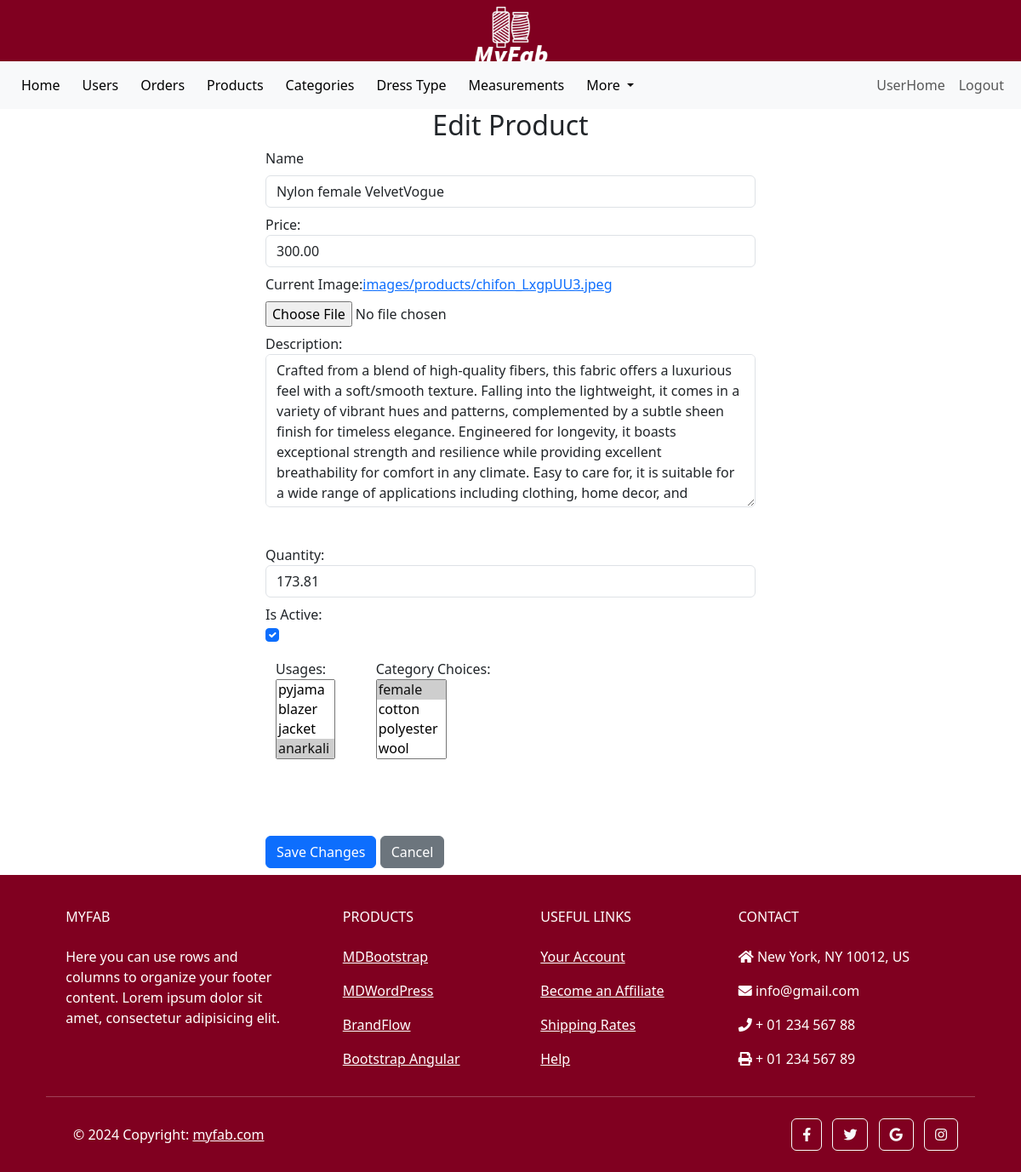
The page /custom_admin/products/9/edit/ (signed in) on the database as committed earlier.
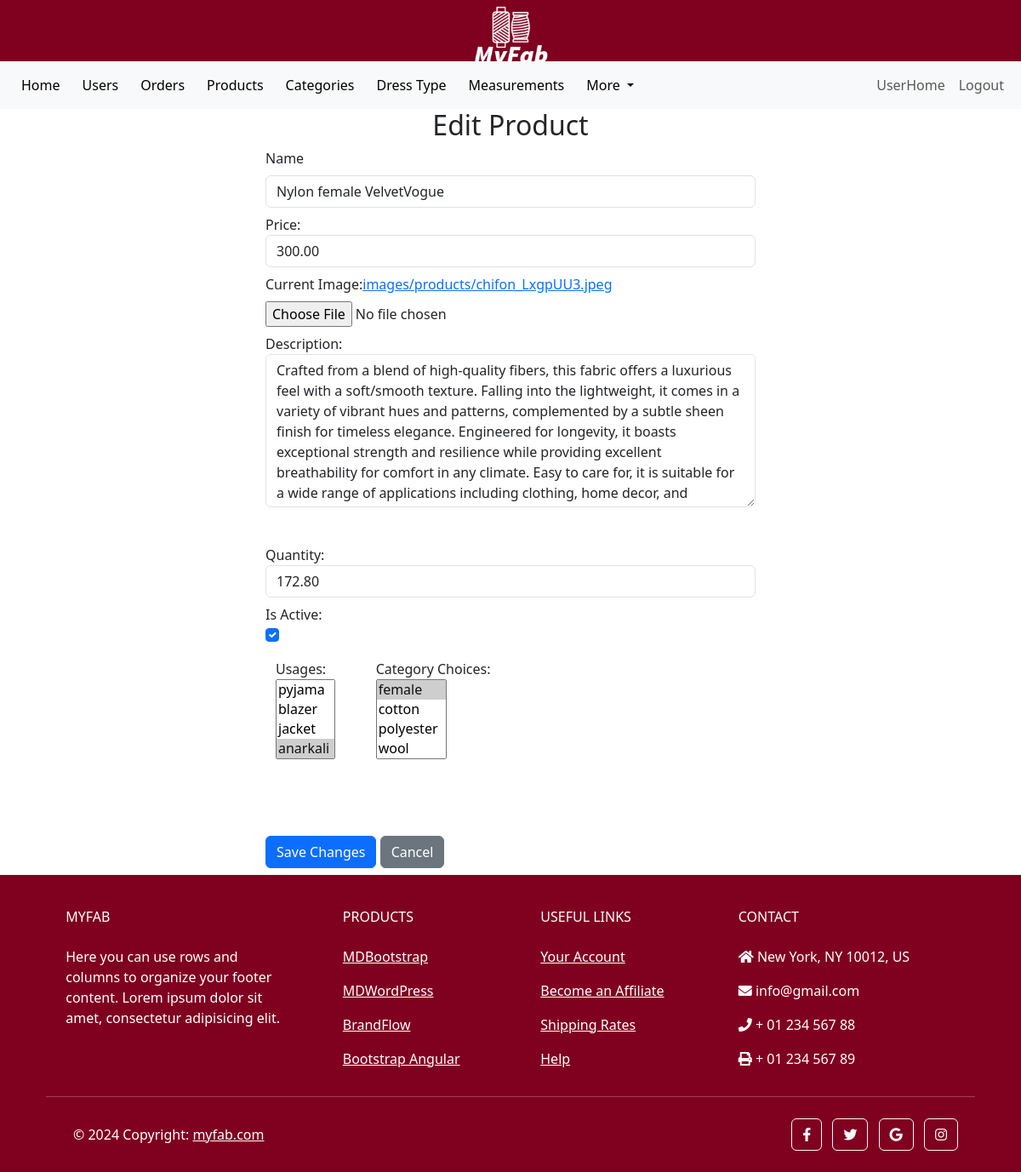
The same page on the database as committed later.
### main/models.py (models this page shows, shortened)
class Product(models.Model):
    name = models.CharField(max_length=255, unique=True, blank=False, null=False)
    price = models.DecimalField(max_digits=10, decimal_places=2, default=0, validators=[MinValueValidator(0)])
    image = models.ImageField(upload_to='images/products')
    description = models.TextField(blank=True)
    qty = models.DecimalField(max_digits=10, decimal_places=2, default=0, validators=[MinValueValidator(0)])
    add_date = models.DateField(auto_now_add=True)
    is_active = models.BooleanField(default=True)
    usages = models.ManyToManyField(Usage)
    category_choices = models.ManyToManyField(CategoryChoice)

### custom_admin/views.py (the view, shortened to what this page needs)
# urls.py: path('products/<int:pk>/edit/', AdminProductEdit.as_view(), name = 'admin_product_edit'),
class AdminProductEdit(UpdateView):
    model = Product
    fields = ['name', 'price', 'image', 'description', 'qty', 'is_active', 'usages', 'category_choices']
    template_name = 'admin_product_edit.html'
    def get_context_data(self, **kwargs):
        context = super().get_context_data(**kwargs)
        context['previous_url'] = self.request.META.get('HTTP_REFERER', reverse('custom_admin:admin_products'))
        return context

### main/models.py (called while the page is built)
    def __str__(self):
        return self.name

    def __str__(self):
        return self.name

### templates/admin_product_edit.html (shortened to what the changed rows need)
{% extends 'admin_base.html' %}
{% load static %}
{% block content %}
    <div class="container w-50">
        <h2 class="text-center">Edit Product</h2>
        <form method="post" enctype="multipart/form-data">
            <div class="form-group my-2">
                <label for="id_name" class="form-label">Name</label>
                <input type="text" class="form-control" id="id_name" name="name" value="{{ object.name }}">
            </div>
            <div class="form-group my-2">
                <label for="id_price">Price:</label>
                <input type="number" class="form-control price-input" id="id_price" name="price" step="0.01" value="{{ object.price }}">
            </div>
            <div class="form-group my-2">
                <label for="id_image">Current Image:<a href="{{ object.image.url }}" target="_blank">{{ object.image }}</a></label>
            </div>
            <div class="form-group my-2" style="height: 30vh;">
                <label for="id_description">Description:</label>
                <textarea class="form-control h-75" id="id_description" name="description">{{ object.description }}</textarea>
            </div>
            <div class="form-group my-2">
                <label for="id_qty">Quantity:</label>
                <input type="number" class="form-control" id="id_qty" name="qty" value="{{ object.qty }}">
            </div>
            <div class="form-group my-2">
                <div class="form-check">
                    <input type="checkbox" class="form-check-input" id="id_is_active" name="is_active" {% if object.is_active %}checked{% endif %}>
                </div>
            </div>
        </form>
    </div>
{% endblock content %}

Rows that differ between the two databases and show on the page:
changed Product "images/products/chifon_LxgpUU3.jpeg": qty "173.81" → "172.80"
